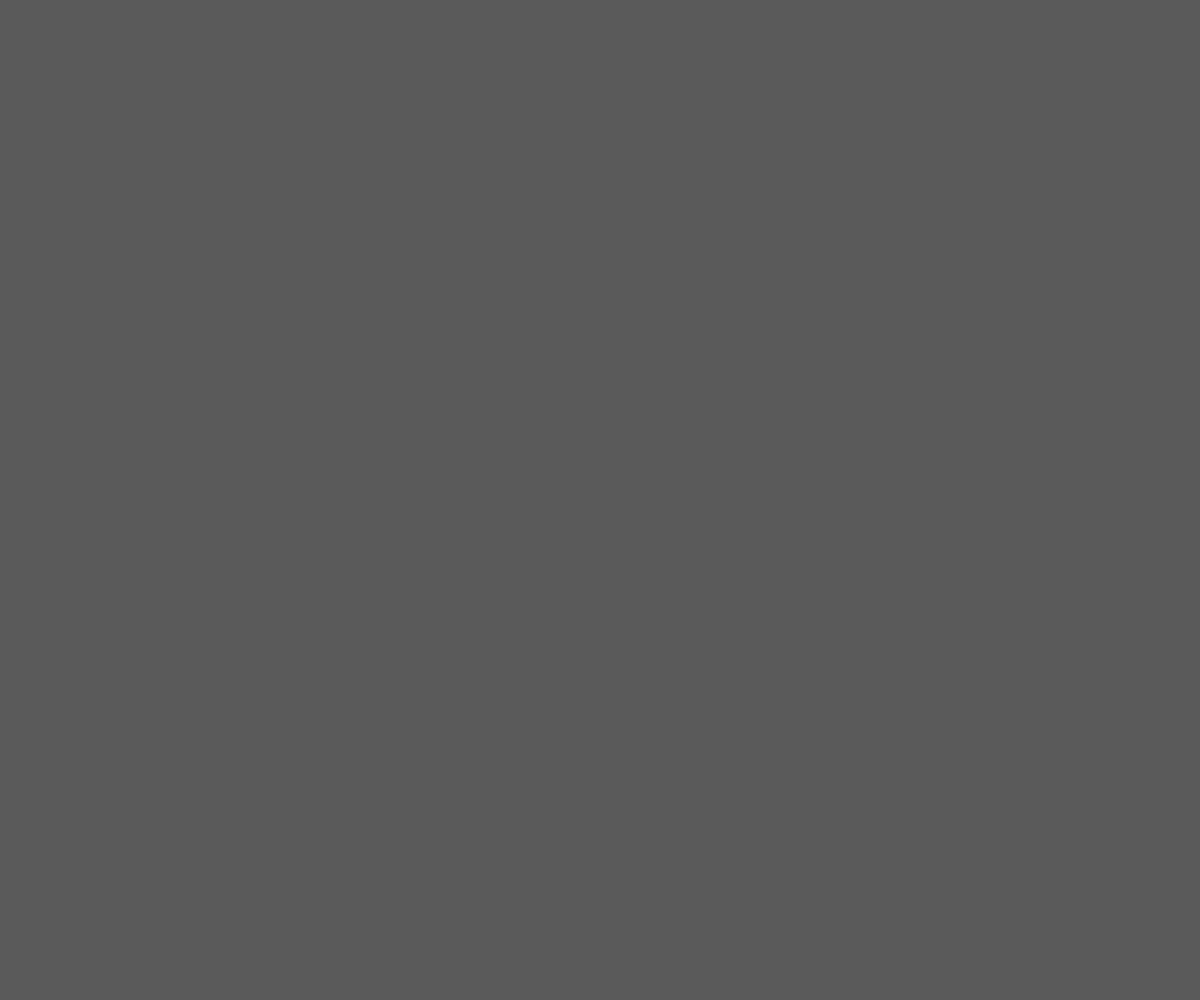
Frame 1 (no input)
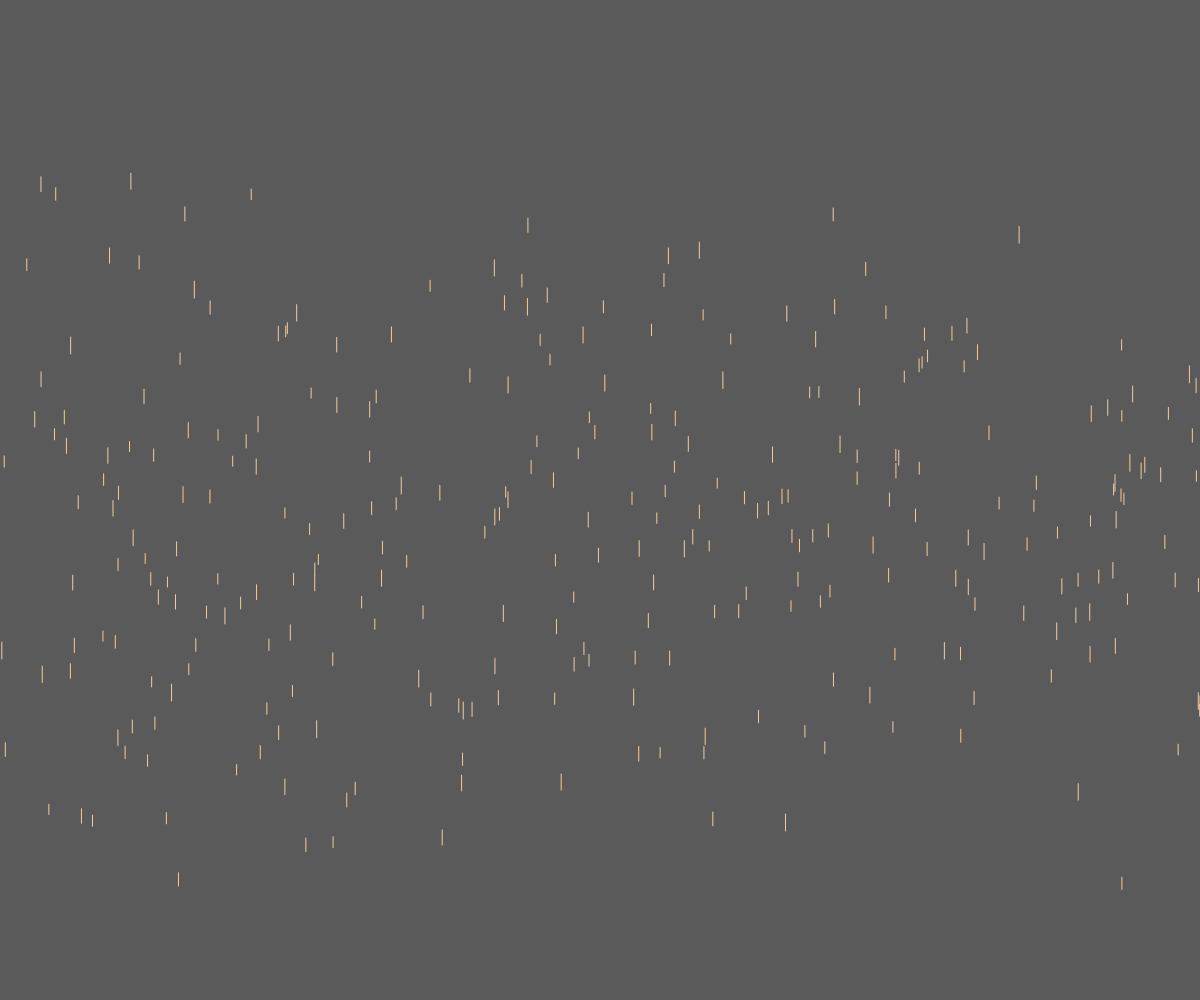
Frame 60 (no input)
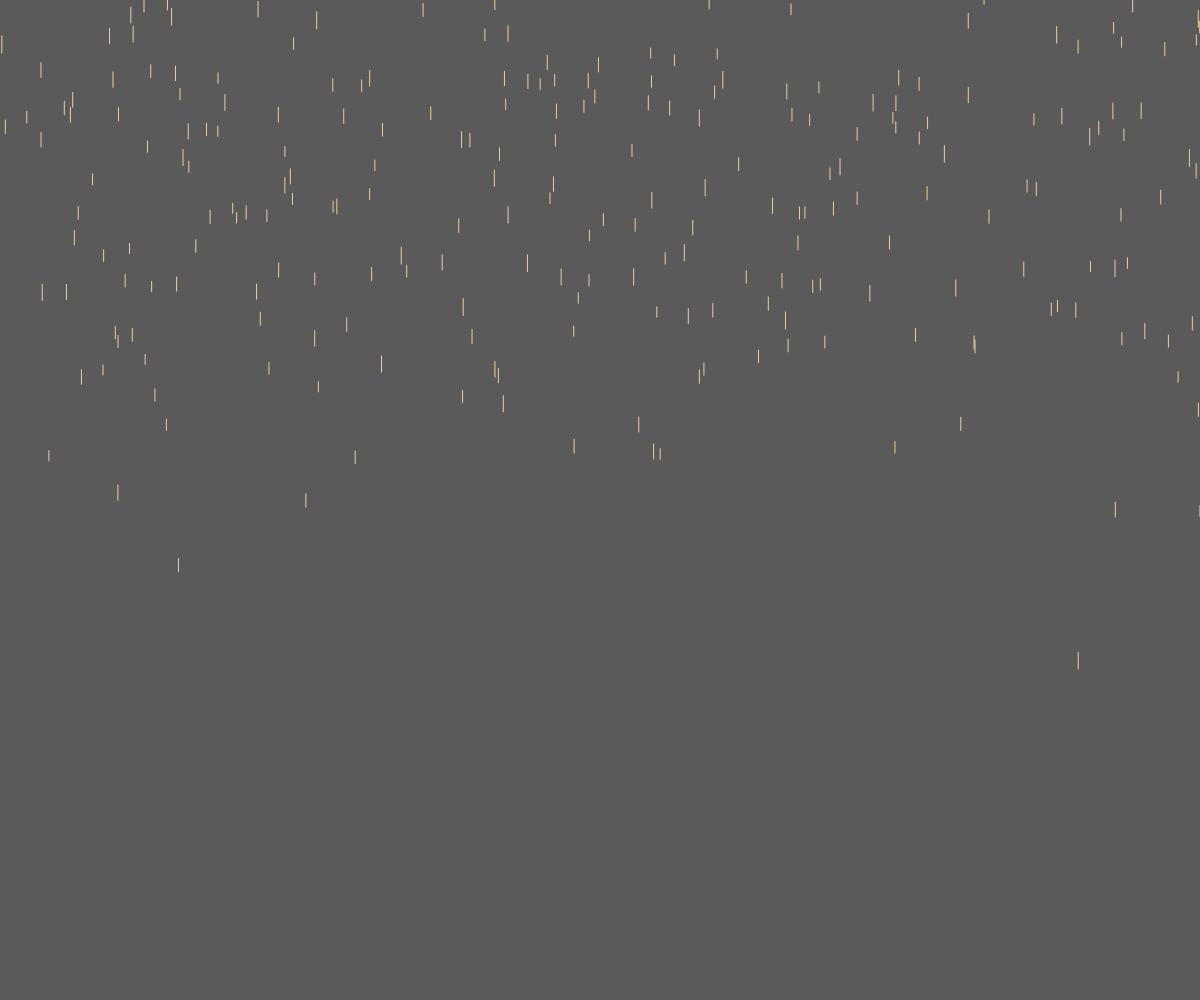
Frame 120 (the mouse pressed at the canvas centre since frame 60)

The p5.js sketch that drew these frames (run headless with seeded random() and noise() and a simulated clock; from frame 60 on, the mouse is pressed at the canvas centre):

// p5.js sketch
// ── sketch.js

var drops = [];

function setup() {
  createCanvas(window.innerWidth, window.innerHeight);
  
  for(var i=0; i < 300; i++)
  {
    drops[i] = new Drop();  
  } 

}

function draw() {
  background(90,90,90);
  
  for(var i=0; i < drops.length; i++)
  {
    drops[i].fall();
    drops[i].show();  
  }
  
}
// ── Drop.js
function Drop(){
  
  var x = random(width);
  var y = random(-500,-50);
  var speed = random(5,10);
  var len = random(10,17);
  
  this.fall = function(){
    y = y+speed;
    //var grav = map(this.z, 0, 20, 0, 0.2);
	speed = speed + 0.2;
 
    
      if(y > height){
        
          y = random(-500,-50);
		  speed = random(5,10);
      }
  }
  
  this.show = function(){
    stroke(239, 204, 162);
    line(x,y,x,y+len);
  }
  
  
}
